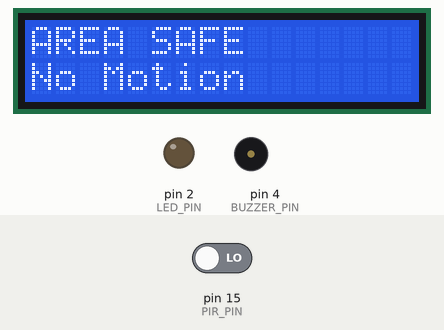
Simulated run of this sketch. Board: Arduino Uno, built with avr-gcc and run on an emulated ATmega328P. Shown: 16×2 character LCD, output pins drawn as LEDs (lit = HIGH), buzzer (waves = sounding). Inputs (shaded band) come from the test bench; at power-on: pin 15 (PIR_PIN) LOW. What the sketch prints to the serial monitor is not drawn.

Above: at 3.2 s.
3.3 s: pin 15 (PIR_PIN) driven HIGH
At 5.0 s:
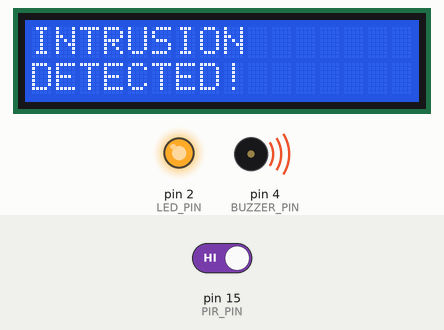
5.6 s: pin 15 (PIR_PIN) driven LOW
At 6.9 s:
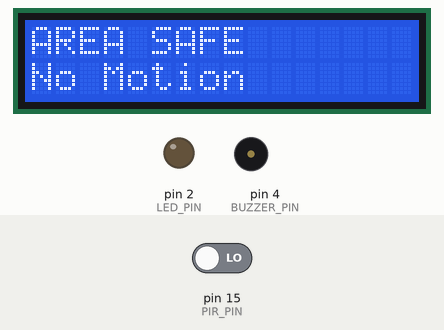
Timing chart, 0 to 8.6 s (numbered marks = the images above; inputs shaded):
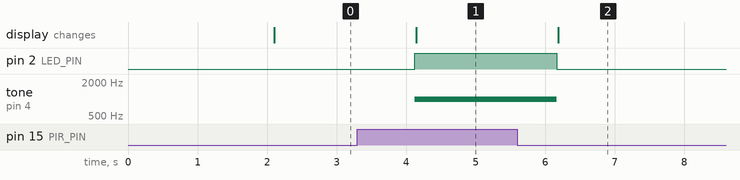

The sketch:

motion_security_system.ino
```cpp
#include <Wire.h>
#include <LiquidCrystal_I2C.h>

#define PIR_PIN 15
#define LED_PIN 2
#define BUZZER_PIN 4

LiquidCrystal_I2C lcd(0x27, 16, 2);

void setup() {
  Serial.begin(115200);

  pinMode(PIR_PIN, INPUT);
  pinMode(LED_PIN, OUTPUT);
  pinMode(BUZZER_PIN, OUTPUT);

  lcd.init();
  lcd.backlight();

  lcd.setCursor(0, 0);
  lcd.print("Security");
  lcd.setCursor(0, 1);
  lcd.print("System");

  delay(2000);
  lcd.clear();
}

void loop() {
  int motion = digitalRead(PIR_PIN);

  if (motion == HIGH) {
    digitalWrite(LED_PIN, HIGH);
    tone(BUZZER_PIN, 1000);

    lcd.clear();
    lcd.setCursor(0, 0);
    lcd.print("INTRUSION");
    lcd.setCursor(0, 1);
    lcd.print("DETECTED!");

    Serial.println("ALERT: Intrusion Detected!");
  }
  else {
    digitalWrite(LED_PIN, LOW);
    noTone(BUZZER_PIN);

    lcd.clear();
    lcd.setCursor(0, 0);
    lcd.print("AREA SAFE");
    lcd.setCursor(0, 1);
    lcd.print("No Motion");

    Serial.println("Status: Area Safe");
  }

  delay(1000);
}
```

Measured:
- after the input at 3.3 s, pin 2 (LED_PIN): LOW → HIGH after 0.82 s; tone on pin 4 (BUZZER_PIN): silent → 1000 Hz after 0.82 s; the display: changes after 0.85 s (image 1)
- after the input at 5.6 s, pin 2 (LED_PIN): HIGH → LOW after 0.57 s; tone on pin 4 (BUZZER_PIN): 1000 Hz → silent after 0.57 s; the display: changes after 0.59 s (image 2)
